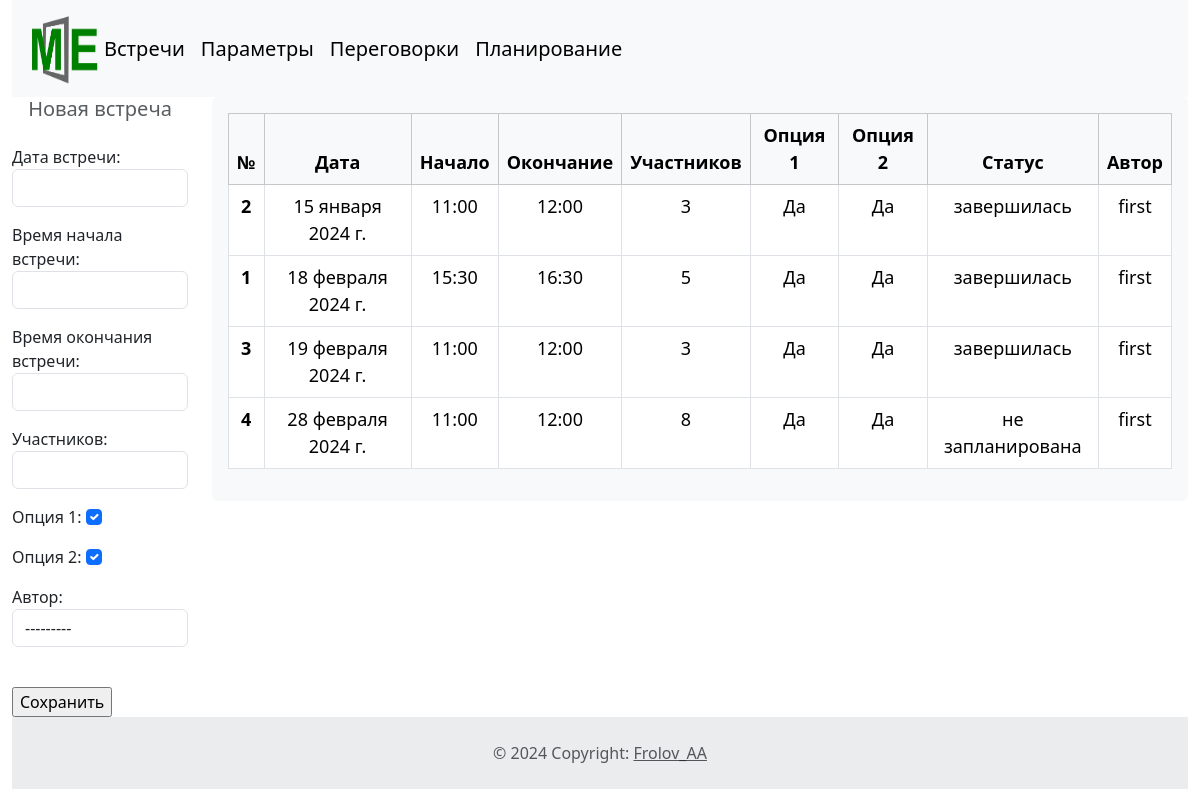
Before: / with the older database file.
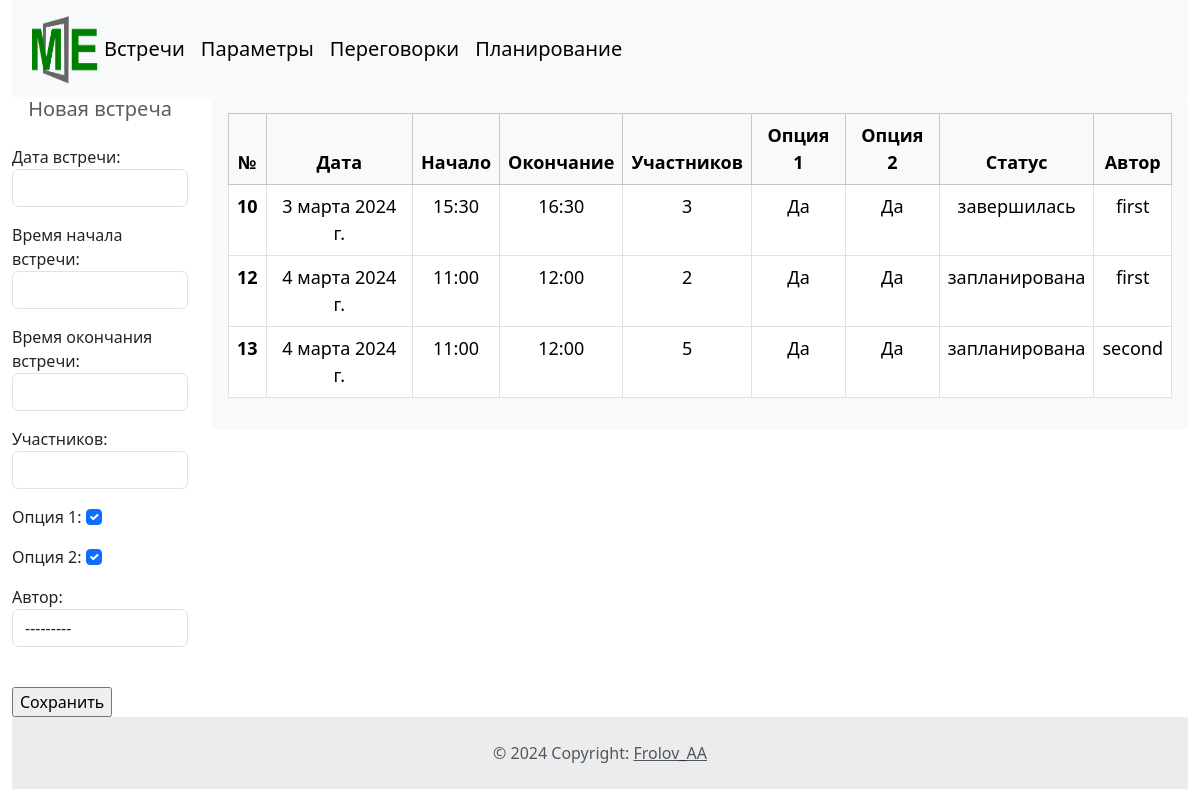
After: the same page with the newer database file.
### meetplan/models.py (models this page shows, shortened)
class Meeting(models.Model):
    date_meet = models.DateField(verbose_name="Дата встречи")
    time_start = models.TimeField(verbose_name="Время начала встречи")
    time_end = models.TimeField(verbose_name="Время окончания встречи")
    quantity = models.IntegerField(verbose_name="Участников")
    option1 = models.BooleanField(default=0, verbose_name="Опция 1")
    option2 = models.BooleanField(default=0, verbose_name="Опция 2")
    status = models.IntegerField(default=0, verbose_name="Статус")
    user = models.ForeignKey(User, on_delete=models.CASCADE, verbose_name="Автор")
    class Meta:
        verbose_name = 'Встреча'
        verbose_name_plural = 'Встречи'
        ordering = ['date_meet', 'time_start', 'status']

class User(models.Model):
    name = models.CharField(max_length=50, verbose_name="Имя пользователя")
    email = models.EmailField(null=False, verbose_name="e-mail")
    create_date = models.DateTimeField(auto_now_add=True,  verbose_name="Дата регистрации")
    class Meta:
        verbose_name = 'Пользователь'
        verbose_name_plural = 'Пользователи'
        ordering = ['create_date', 'name']
    def __str__(self):
        return self.name

### meetplan/views.py (the view)
# urls.py: path('', views.meet, name='meet'),
def meet(request):
    if request.method == "POST":
        form = MeetForm(request.POST)
        if form.is_valid():
            form.save()
            return redirect('meet')
    else:
        form = MeetForm()
    meets = Meeting.objects.all().order_by('date_meet', 'time_start')
    context = {
        'meets': meets,
        'form': form
    }
    return render(request, './meet.html', context)

### meetplan/forms.py
class MeetForm (forms.ModelForm):
    class Meta:
        model = Meeting
        fields = ['date_meet', "time_start", "time_end", "quantity", "option1", "option2", "user"]
        widgets = {
            "date_meet": forms.DateInput(attrs={'class': 'form-control'}),
            "time_start": forms.TimeInput(attrs={'class': 'form-control'}),
            "time_end": forms.TimeInput(attrs={'class': 'form-control'}),
            "quantity": forms.NumberInput(attrs={'class': 'form-control'}),
            "option1": forms.CheckboxInput(attrs={'class': 'form-check-input'}),
            "option2": forms.CheckboxInput(attrs={'class': 'form-check-input'}),
            "user": forms.Select(attrs={'class': 'form-control'})
        }

### meetplan/templates/meet.html (shortened to what this page needs)
<!doctype html>
{% load static %}
<html lang="en">
<head>
    <link href="https://cdn.jsdelivr.net/npm/bootstrap@5.3.2/dist/css/bootstrap.min.css" rel="stylesheet"
>
    <link href="{% static 'css/styles.css' %}" rel="stylesheet">
</head>
<body>
<div class="container-fluid">
    {% include 'inc/navbar.html' %}
    <div class="row align-items-start">
        <div class="col-xl-2">
            <form method="POST" novalidate>
                <h5 class="card-subtitle text-body-secondary text-center">Новая встреча</h5>
                <br>
                    {{ form.as_p }}
                <br>
                <input type="submit" value="Сохранить">
                <br>
            </form>
        </div>
        <div class="col-xl-10">
            <div data-bs-spy="scroll" data-bs-target="#navbar-example2" data-bs-root-margin="0px 0px -40%" data-bs-smooth-scroll="true" class="scrollspy-example bg-body-tertiary p-3 rounded-2" tabindex="0">
            <table class="table table-bordered ">
                <thead class="table table-light">
                <tr>
                    <th scope="col">№</th>
                    <th scope="col">Дата</th>
                    <th scope="col">Начало</th>
                    <th scope="col">Окончание</th>
                    <th scope="col">Участников</th>
                    <th scope="col">Опция 1</th>
                    <th scope="col">Опция 2</th>
                    <th scope="col">Статус</th>
                    <th scope="col">Автор</th>
                </tr>
                </thead>
                <tbody>
                {% for item in meets %}
                <tr>
                    <th scope="row">{{ item.pk }}</th>
                    <td>{{ item.date_meet }}</td>
                    <td>{{ item.time_start }}</td>
                    <td>{{ item.time_end }}</td>
                    <td>{{ item.quantity }}</td>
                    <td>{% if item.option1 %}
                        Да
                        {% else %}
                        Нет
                        {% endif %}
                    </td>
                    <td>{% if item.option2 %}
                        Да
                        {% else %}
                        Нет
                        {% endif %}
                    </td>
                    <td>{% if item.status == 0 %}
                        не запланирована
                        {% elif item.status == 1 %}
                        запланирована
                        {% elif item.status == 2 %}
                        время занято
                        {% elif item.status == 3 %}
                        измените параметры
                        {% elif item.status == 4 %}
                        завершилась
                        {% else %}
                        {{ item.status }}
                        {% endif %}
                    </td>
                    <td>{{ item.user }}</td>
                </tr>
                {% endfor %}
                </tbody>
            </table>
        </div>
          </div>
    </div>
    {% include 'inc/footer.html' %}
</div>
</body>
</html>

### templates/inc/navbar.html
{% load static %}
<nav class="navbar navbar-expand-lg bg-body-tertiary">
    <div class="container-fluid">
        <a>
            <img src="{% static 'images/logo2.png' %}" alt="Logo" width="80" height="80"
                 class="d-inline-block align-text-top">
        </a>
        <div class="collapse navbar-collapse" id="navbarSupportedContent">
            <ul class="navbar-nav me-auto mb-2 mb-lg-0">
                <li class="nav-item">
                    <a class="navbar-brand" href="{% url 'meet' %}">Встречи</a>
                </li>
                <li class="nav-item">
                    <a class="navbar-brand" href="{% url 'param' %}">Параметры</a>
                </li>
                <li class="nav-item">
                    <a class="navbar-brand" href="{% url 'room' %}">Переговорки</a>
                </li>
                <li class="nav-item">
                    <a class="navbar-brand" href="{% url 'plan' %}">Планирование</a>
                </li>
            </ul>
        </div>
    </div>
</nav>

### templates/inc/footer.html
<footer class="text-center text-lg-start bg-body-tertiary text-muted">
    <div class="text-center p-4" style="background-color: rgba(0, 0, 0, 0.05);">
        © 2024 Copyright:
        <a class="text-reset" href="https://frolovhrm.github.io/resume/">Frolov_AA</a>
    </div>
</footer>

### static/css/styles.css (style rules this page uses)
.table-light { text-align: center; font-size: large; color: green; }
.table td { text-align: center; }
.table { text-align: center; font-size: large; color: green; }

Changed rows visible on the page:
removed Meeting: pk "2", date_meet "15 января 2024 г.", time_start "11:00", time_end "12:00", quantity "3", option1 "Да", option2 "Да", status "завершилась", user "first"
removed Meeting: pk "1", date_meet "18 февраля 2024 г.", time_start "15:30", time_end "16:30", quantity "5", option1 "Да", option2 "Да", status "завершилась", user "first"
removed Meeting: pk "3", date_meet "19 февраля 2024 г.", time_start "11:00", time_end "12:00", quantity "3", option1 "Да", option2 "Да", status "завершилась", user "first"
removed Meeting: pk "4", date_meet "28 февраля 2024 г.", time_start "11:00", time_end "12:00", quantity "8", option1 "Да", option2 "Да", status "не запланирована", user "first"
added Meeting: pk "10", date_meet "3 марта 2024 г.", time_start "15:30", time_end "16:30", quantity "3", option1 "Да", option2 "Да", status "завершилась", user "first"
added Meeting: pk "12", date_meet "4 марта 2024 г.", time_start "11:00", time_end "12:00", quantity "2", option1 "Да", option2 "Да", status "запланирована", user "first"
added Meeting: pk "13", date_meet "4 марта 2024 г.", time_start "11:00", time_end "12:00", quantity "5", option1 "Да", option2 "Да", status "запланирована", user "second"
